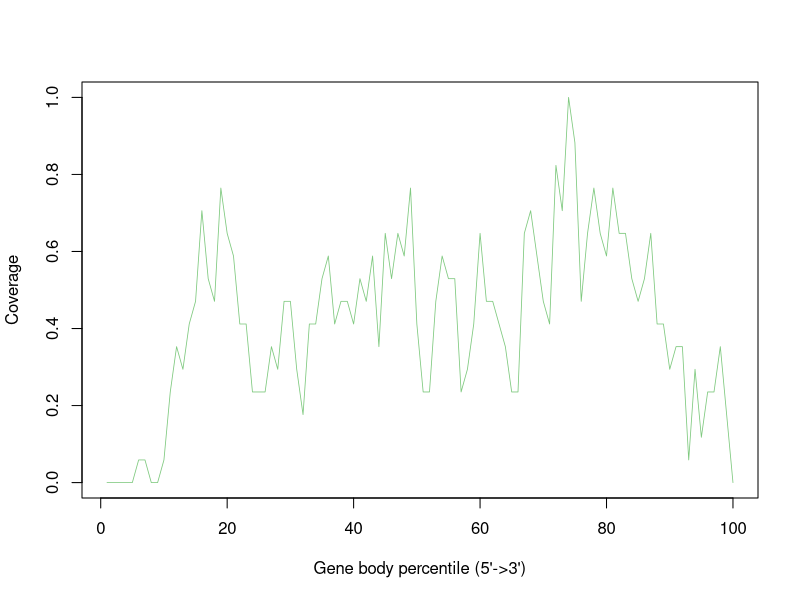

This chart was generated by the following R code:
GSM4486062_Aligned.sortedByCoord_sorted.out <- c(0.0,0.0,0.0,0.0,0.0,0.058823529411764705,0.058823529411764705,0.0,0.0,0.058823529411764705,0.23529411764705882,0.35294117647058826,0.29411764705882354,0.4117647058823529,0.47058823529411764,0.7058823529411765,0.5294117647058824,0.47058823529411764,0.7647058823529411,0.6470588235294118,0.5882352941176471,0.4117647058823529,0.4117647058823529,0.23529411764705882,0.23529411764705882,0.23529411764705882,0.35294117647058826,0.29411764705882354,0.47058823529411764,0.47058823529411764,0.29411764705882354,0.17647058823529413,0.4117647058823529,0.4117647058823529,0.5294117647058824,0.5882352941176471,0.4117647058823529,0.47058823529411764,0.47058823529411764,0.4117647058823529,0.5294117647058824,0.47058823529411764,0.5882352941176471,0.35294117647058826,0.6470588235294118,0.5294117647058824,0.6470588235294118,0.5882352941176471,0.7647058823529411,0.4117647058823529,0.23529411764705882,0.23529411764705882,0.47058823529411764,0.5882352941176471,0.5294117647058824,0.5294117647058824,0.23529411764705882,0.29411764705882354,0.4117647058823529,0.6470588235294118,0.47058823529411764,0.47058823529411764,0.4117647058823529,0.35294117647058826,0.23529411764705882,0.23529411764705882,0.6470588235294118,0.7058823529411765,0.5882352941176471,0.47058823529411764,0.4117647058823529,0.8235294117647058,0.7058823529411765,1.0,0.8823529411764706,0.47058823529411764,0.6470588235294118,0.7647058823529411,0.6470588235294118,0.5882352941176471,0.7647058823529411,0.6470588235294118,0.6470588235294118,0.5294117647058824,0.47058823529411764,0.5294117647058824,0.6470588235294118,0.4117647058823529,0.4117647058823529,0.29411764705882354,0.35294117647058826,0.35294117647058826,0.058823529411764705,0.29411764705882354,0.11764705882352941,0.23529411764705882,0.23529411764705882,0.35294117647058826,0.17647058823529413,0.0)


pdf("GSM4486062.geneBodyCoverage.curves.pdf")
x=1:100
icolor = colorRampPalette(c("#7fc97f","#beaed4","#fdc086","#ffff99","#386cb0","#f0027f"))(1)
plot(x,GSM4486062_Aligned.sortedByCoord_sorted.out,type='l',xlab="Gene body percentile (5'->3')", ylab="Coverage",lwd=0.8,col=icolor[1])
dev.off()
